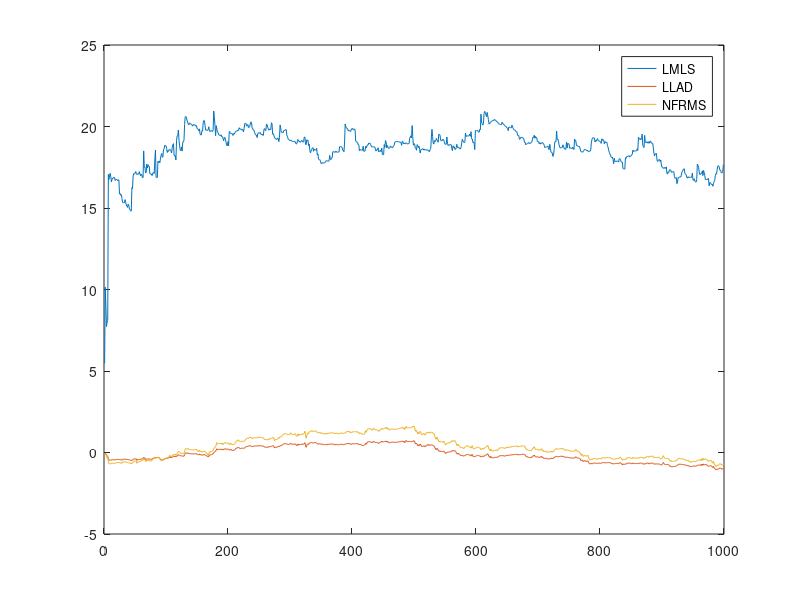

MATLAB code to generate this figure:
%% Author: V. Ruban Vishnu Pandian, EE19B138
%% EE6110: Adaptive Signal Processing - Project
%% Date: 19/11/2022

clear;
close all;

%% System identification for 20% uniform and 80% laplace

N = 1e3;
N_trials = 1e2;
L = 16;
f = randn(L,1);
f = f/sqrt(f'*f);
L = length(f);

sigy = 1;
y = sqrt(sigy)*randn(1,N+L-1);

inp_fil_num = 1;
inp_fil_den = [1; -0.8];
y = filter(inp_fil_num,inp_fil_den,y);

x = conv(f,y);
x = x(L:N+L-1);

MSD_1 = zeros(1,N);
MSD_2 = zeros(1,N);
MSD_3 = zeros(1,N);

pow = 2;
ep = 0.1;

u_1 = 0.005;
u_2 = 0.003;
u_3 = 0.0047;

for ind=1:N_trials
    
    w_1 = zeros(length(f),1);
    w_2 = zeros(length(f),1);
    w_3 = zeros(length(f),1);

    bino = binornd(1,0.005,1,N);
    gauss = sqrt(5000)*randn(1,N);
    noise = bino.*gauss;

    x_pow = (x*x')/N;
    SNR = 10^(20/10);
    noise_pow = x_pow/SNR;

    x = x+(2*rand(1,N)-1)*sqrt(3*noise_pow);
    x = x+noise;

    for i=1:N
        Y = (fliplr(y(i:i+L-1))).';
        X = x(i);
        e1 = X-(w_1'*Y);
        e2 = X-(w_2'*Y);
        e3 = X-(w_3'*Y);
    
        % LMLS
        fun = (abs(e1)^2)/(ep+abs(e1)^2);
        w_1 = w_1 + u_1*fun*e1'*Y;
        MSD_1(i) = MSD_1(i)+norm(f-w_1)^2;
    
        % LLAD
        fun = 1/(ep+abs(e2));
        w_2 = w_2 + u_2*fun*e2'*Y;
        MSD_2(i) = MSD_2(i)+norm(f-w_2)^2;
    
        % NFRMS
        fun = (abs(e3)^pow)/(ep+abs(e3)^(pow+1));
        w_3 = w_3 + u_3*fun*e3'*Y;
        MSD_3(i) = MSD_3(i)+norm(f-w_3)^2;
    end
end

MSD_1 = MSD_1/N_trials;
MSD_2 = MSD_2/N_trials;
MSD_3 = MSD_3/N_trials;

figure(1)
plot(1:N,10*log10(MSD_1));
hold on;
plot(1:N,10*log10(MSD_2));
plot(1:N,10*log10(MSD_3));
legend('LMLS','LLAD','NFRMS');